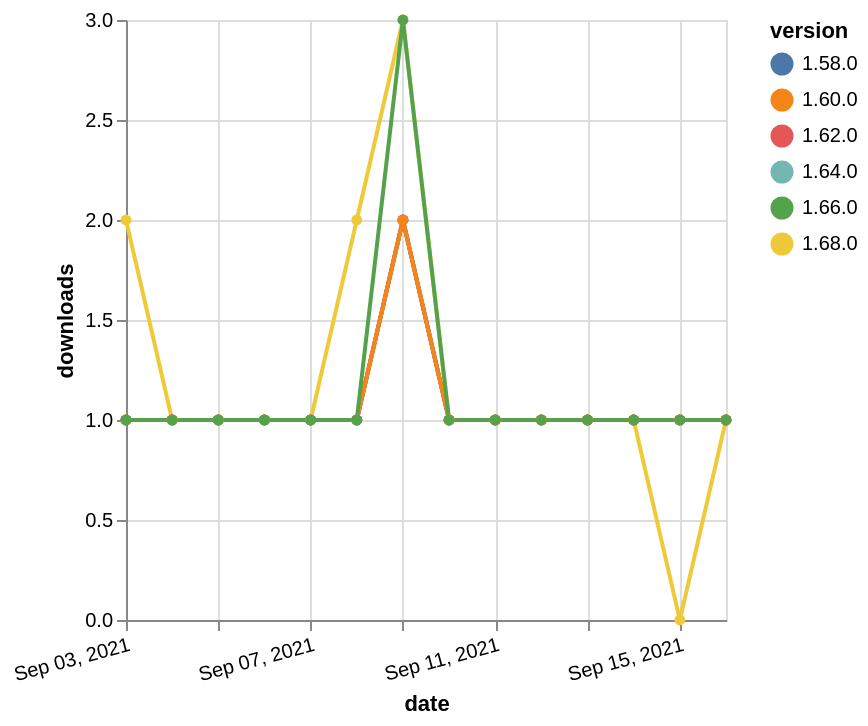

Express this chart as Vega-Lite.
### Vega-Lite specification from a JSON file in a GitHub repository (floating-point values rounded to 4 significant figures)
{"$schema": "https://vega.github.io/schema/vega-lite/v5.json", "description": "A simple bar chart with embedded data.", "data": {"values": [{"date": "2021-09-03", "total": 155, "delta": 1, "version": "1.64.0"}, {"date": "2021-09-04", "total": 156, "delta": 1, "version": "1.64.0"}, {"date": "2021-09-05", "total": 157, "delta": 1, "version": "1.64.0"}, {"date": "2021-09-06", "total": 158, "delta": 1, "version": "1.64.0"}, {"date": "2021-09-07", "total": 159, "delta": 1, "version": "1.64.0"}, {"date": "2021-09-08", "total": 160, "delta": 1, "version": "1.64.0"}, {"date": "2021-09-09", "total": 162, "delta": 2, "version": "1.64.0"}, {"date": "2021-09-10", "total": 163, "delta": 1, "version": "1.64.0"}, {"date": "2021-09-11", "total": 164, "delta": 1, "version": "1.64.0"}, {"date": "2021-09-12", "total": 165, "delta": 1, "version": "1.64.0"}, {"date": "2021-09-13", "total": 166, "delta": 1, "version": "1.64.0"}, {"date": "2021-09-14", "total": 167, "delta": 1, "version": "1.64.0"}, {"date": "2021-09-15", "total": 168, "delta": 1, "version": "1.64.0"}, {"date": "2021-09-16", "total": 169, "delta": 1, "version": "1.64.0"}, {"date": "2021-09-03", "total": 236, "delta": 1, "version": "1.58.0"}, {"date": "2021-09-04", "total": 237, "delta": 1, "version": "1.58.0"}, {"date": "2021-09-05", "total": 238, "delta": 1, "version": "1.58.0"}, {"date": "2021-09-06", "total": 239, "delta": 1, "version": "1.58.0"}, {"date": "2021-09-07", "total": 240, "delta": 1, "version": "1.58.0"}, {"date": "2021-09-08", "total": 241, "delta": 1, "version": "1.58.0"}, {"date": "2021-09-09", "total": 243, "delta": 2, "version": "1.58.0"}, {"date": "2021-09-10", "total": 244, "delta": 1, "version": "1.58.0"}, {"date": "2021-09-11", "total": 245, "delta": 1, "version": "1.58.0"}, {"date": "2021-09-12", "total": 246, "delta": 1, "version": "1.58.0"}, {"date": "2021-09-13", "total": 247, "delta": 1, "version": "1.58.0"}, {"date": "2021-09-14", "total": 248, "delta": 1, "version": "1.58.0"}, {"date": "2021-09-15", "total": 249, "delta": 1, "version": "1.58.0"}, {"date": "2021-09-16", "total": 250, "delta": 1, "version": "1.58.0"}, {"date": "2021-09-03", "total": 119, "delta": 2, "version": "1.68.0"}, {"date": "2021-09-04", "total": 120, "delta": 1, "version": "1.68.0"}, {"date": "2021-09-05", "total": 121, "delta": 1, "version": "1.68.0"}, {"date": "2021-09-06", "total": 122, "delta": 1, "version": "1.68.0"}, {"date": "2021-09-07", "total": 123, "delta": 1, "version": "1.68.0"}, {"date": "2021-09-08", "total": 125, "delta": 2, "version": "1.68.0"}, {"date": "2021-09-09", "total": 128, "delta": 3, "version": "1.68.0"}, {"date": "2021-09-10", "total": 129, "delta": 1, "version": "1.68.0"}, {"date": "2021-09-11", "total": 130, "delta": 1, "version": "1.68.0"}, {"date": "2021-09-12", "total": 131, "delta": 1, "version": "1.68.0"}, {"date": "2021-09-13", "total": 132, "delta": 1, "version": "1.68.0"}, {"date": "2021-09-14", "total": 133, "delta": 1, "version": "1.68.0"}, {"date": "2021-09-15", "total": 133, "delta": 0, "version": "1.68.0"}, {"date": "2021-09-16", "total": 134, "delta": 1, "version": "1.68.0"}, {"date": "2021-09-03", "total": 175, "delta": 1, "version": "1.62.0"}, {"date": "2021-09-04", "total": 176, "delta": 1, "version": "1.62.0"}, {"date": "2021-09-05", "total": 177, "delta": 1, "version": "1.62.0"}, {"date": "2021-09-06", "total": 178, "delta": 1, "version": "1.62.0"}, {"date": "2021-09-07", "total": 179, "delta": 1, "version": "1.62.0"}, {"date": "2021-09-08", "total": 180, "delta": 1, "version": "1.62.0"}, {"date": "2021-09-09", "total": 182, "delta": 2, "version": "1.62.0"}, {"date": "2021-09-10", "total": 183, "delta": 1, "version": "1.62.0"}, {"date": "2021-09-11", "total": 184, "delta": 1, "version": "1.62.0"}, {"date": "2021-09-12", "total": 185, "delta": 1, "version": "1.62.0"}, {"date": "2021-09-13", "total": 186, "delta": 1, "version": "1.62.0"}, {"date": "2021-09-14", "total": 187, "delta": 1, "version": "1.62.0"}, {"date": "2021-09-15", "total": 188, "delta": 1, "version": "1.62.0"}, {"date": "2021-09-16", "total": 189, "delta": 1, "version": "1.62.0"}, {"date": "2021-09-03", "total": 180, "delta": 1, "version": "1.60.0"}, {"date": "2021-09-04", "total": 181, "delta": 1, "version": "1.60.0"}, {"date": "2021-09-05", "total": 182, "delta": 1, "version": "1.60.0"}, {"date": "2021-09-06", "total": 183, "delta": 1, "version": "1.60.0"}, {"date": "2021-09-07", "total": 184, "delta": 1, "version": "1.60.0"}, {"date": "2021-09-08", "total": 185, "delta": 1, "version": "1.60.0"}, {"date": "2021-09-09", "total": 187, "delta": 2, "version": "1.60.0"}, {"date": "2021-09-10", "total": 188, "delta": 1, "version": "1.60.0"}, {"date": "2021-09-11", "total": 189, "delta": 1, "version": "1.60.0"}, {"date": "2021-09-12", "total": 190, "delta": 1, "version": "1.60.0"}, {"date": "2021-09-13", "total": 191, "delta": 1, "version": "1.60.0"}, {"date": "2021-09-14", "total": 192, "delta": 1, "version": "1.60.0"}, {"date": "2021-09-15", "total": 193, "delta": 1, "version": "1.60.0"}, {"date": "2021-09-16", "total": 194, "delta": 1, "version": "1.60.0"}, {"date": "2021-09-03", "total": 164, "delta": 1, "version": "1.66.0"}, {"date": "2021-09-04", "total": 165, "delta": 1, "version": "1.66.0"}, {"date": "2021-09-05", "total": 166, "delta": 1, "version": "1.66.0"}, {"date": "2021-09-06", "total": 167, "delta": 1, "version": "1.66.0"}, {"date": "2021-09-07", "total": 168, "delta": 1, "version": "1.66.0"}, {"date": "2021-09-08", "total": 169, "delta": 1, "version": "1.66.0"}, {"date": "2021-09-09", "total": 172, "delta": 3, "version": "1.66.0"}, {"date": "2021-09-10", "total": 173, "delta": 1, "version": "1.66.0"}, {"date": "2021-09-11", "total": 174, "delta": 1, "version": "1.66.0"}, {"date": "2021-09-12", "total": 175, "delta": 1, "version": "1.66.0"}, {"date": "2021-09-13", "total": 176, "delta": 1, "version": "1.66.0"}, {"date": "2021-09-14", "total": 177, "delta": 1, "version": "1.66.0"}, {"date": "2021-09-15", "total": 178, "delta": 1, "version": "1.66.0"}, {"date": "2021-09-16", "total": 179, "delta": 1, "version": "1.66.0"}]}, "width": "container", "mark": {"type": "line", "point": {"filled": true}}, "encoding": {"x": {"field": "date", "type": "temporal", "timeUnit": "yearmonthdate", "title": "date", "axis": {"labelAngle": -15}}, "y": {"field": "delta", "type": "quantitative", "title": "downloads"}, "color": {"field": "version", "type": "nominal"}, "tooltip": {"field": "delta"}}}
